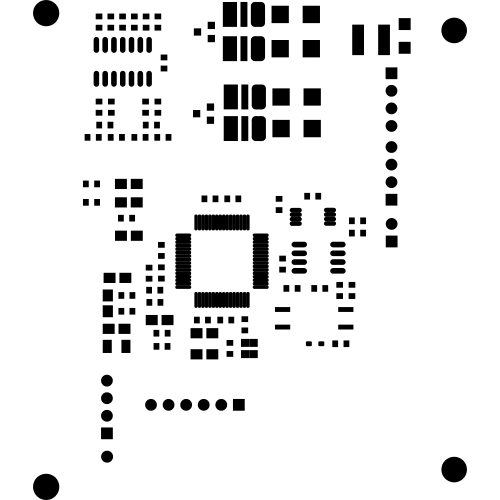
#> input picture python/turui的要求/test.png, 1000 x 1000 px (shown at 1/2 size)
$ python to_turui.py
#> lines starting #> are read from the running program, lines starting #| are printed output that depends on the picture
from PIL import Image
from PIL import ImageFilter
import cv2
import time
import os
import numpy as np

test_pic_path = './test.png'
ret_pic_path  = './ret.jpg'
tmp_pic_path  = './tmp.jpg'

# 一个边缘填充的空白像素
write_border = 100

# 执行开始时间
begin_time = time.time()

image = cv2.imdecode(np.fromfile(test_pic_path, dtype=np.uint8), -1)
#> image is the input picture: shape (1000, 1000, 4); mean B, G, R, A 230.8, 230.8, 230.8, 255
height, width = image.shape[:2]
#> height = 1000; width = 1000
print('图像原始大小: {}x{}'.format(height, width))
#| 图像原始大小: 1000x1000

# 重新调整大小
ret = cv2.resize(image, (height - write_border * 2, width - write_border * 2), interpolation=cv2.INTER_AREA)
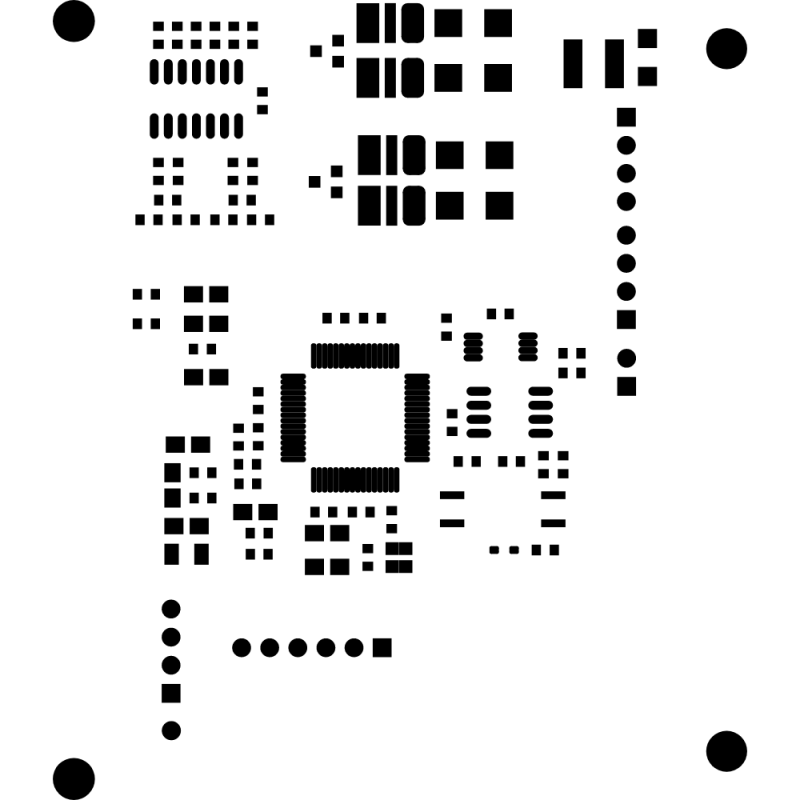
#> ret: shape (800, 800, 4); mean B, G, R, A 230.8, 230.8, 230.8, 255

# 临时保存一下
cv2.imwrite(tmp_pic_path, ret)

image = Image.open(tmp_pic_path)
#> image: PIL image 800x800 RGB
gary = image.filter(ImageFilter.DETAIL)

# 增加灰度方便区分
gary = gary.point(lambda i: i*0.9)
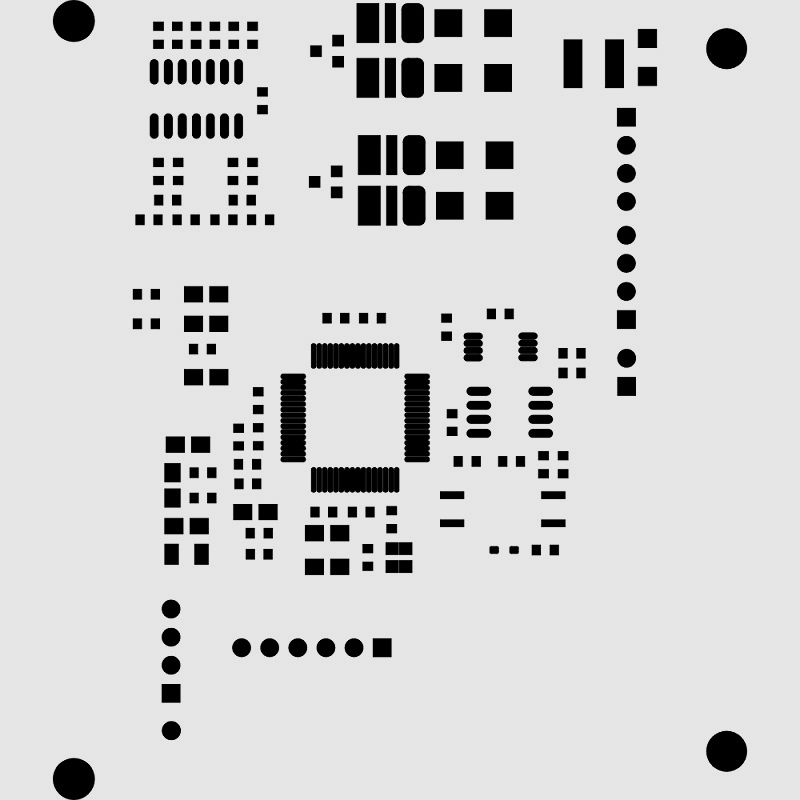
#> gary: PIL image 800x800 RGB; min 0, max 230, mean 208.1

img_convert_ndarray = np.array(gary)
height, width = img_convert_ndarray.shape[:2]
#> height = 800; width = 800

print('图像改变后的大小: {}x{}'.format(height, width))
#| 图像改变后的大小: 800x800

# 边缘填充空白
ret = cv2.copyMakeBorder(img_convert_ndarray, write_border, write_border, write_border, write_border, cv2.BORDER_CONSTANT, value=[255, 255, 255])
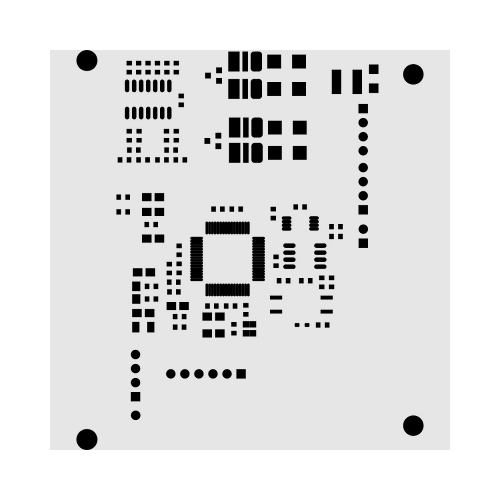
#> ret: shape (1000, 1000, 3) (shown at 1/2 size); min 0, max 255, mean 225

# 保存图片
cv2.imencode('.jpg', ret)[1].tofile(ret_pic_path)

# 删除临时图片
os.remove(tmp_pic_path)

end_time = time.time()
print (u'总共耗时：' + str(end_time - begin_time) + 's')

$ run again, with python/turui的要求/微信图片_20210909202056.png copied over python/turui的要求/test.png
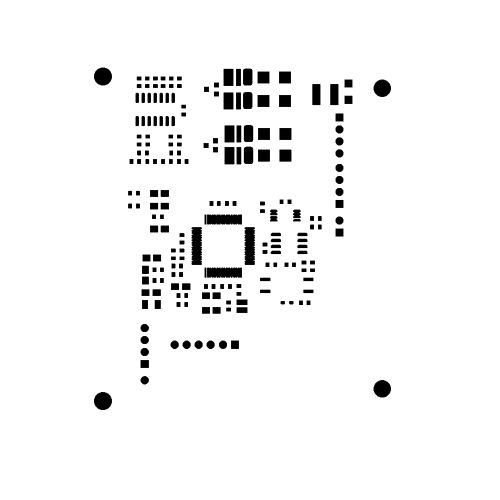
#> input picture python/turui的要求/微信图片_20210909202056.png, 1000 x 1000 px (shown at 1/2 size)
#> image is the input picture: shape (1000, 1000, 4); mean B, G, R, A 244, 244, 244, 255
#| 图像原始大小: 1000x1000
#> image: PIL image 800x800 RGB
#> `gary = gary.point(lambda i: i*0.9)`:
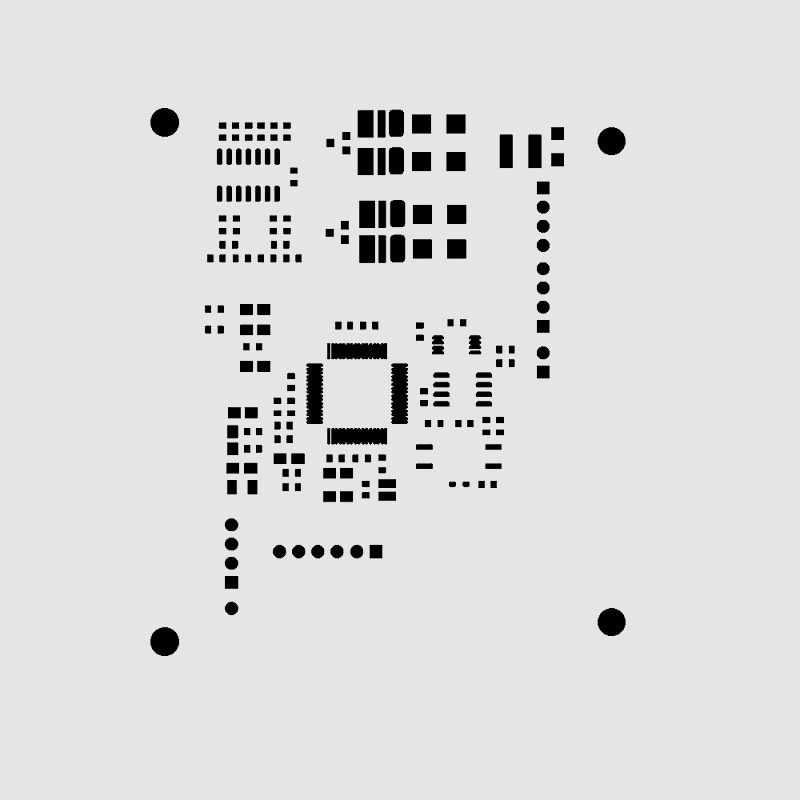
#> gary: PIL image 800x800 RGB; min 0, max 230, mean 219.9
#| 图像改变后的大小: 800x800
#> `ret = cv2.copyMakeBorder(img_convert_ndarray, write_border, write_bord..`:
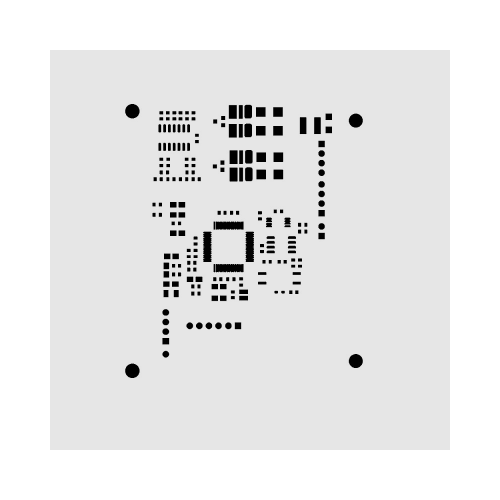
#> ret: shape (1000, 1000, 3) (shown at 1/2 size); min 0, max 255, mean 232.6
